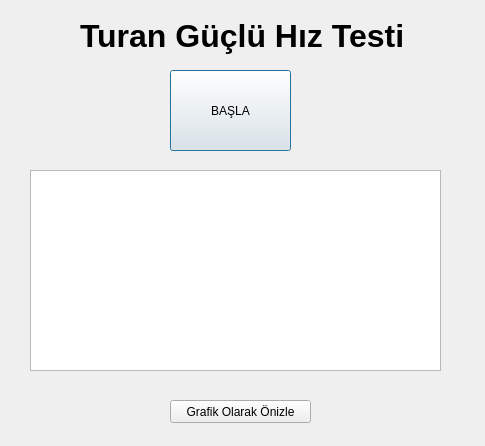
<?xml version="1.0" encoding="UTF-8"?>
<ui version="4.0">
 <class>Dialog</class>
 <widget class="QDialog" name="Dialog">
  <property name="geometry">
   <rect>
    <x>0</x>
    <y>0</y>
    <width>485</width>
    <height>446</height>
   </rect>
  </property>
  <property name="windowTitle">
   <string>Dialog</string>
  </property>
  <widget class="QLabel" name="label">
   <property name="geometry">
    <rect>
     <x>80</x>
     <y>10</y>
     <width>371</width>
     <height>51</height>
    </rect>
   </property>
   <property name="font">
    <font>
     <pointsize>24</pointsize>
     <weight>75</weight>
     <bold>true</bold>
    </font>
   </property>
   <property name="text">
    <string>Turan Güçlü Hız Testi</string>
   </property>
  </widget>
  <widget class="QPushButton" name="HzBasla">
   <property name="geometry">
    <rect>
     <x>170</x>
     <y>70</y>
     <width>121</width>
     <height>81</height>
    </rect>
   </property>
   <property name="text">
    <string>BAŞLA</string>
   </property>
  </widget>
  <widget class="QPushButton" name="grafik">
   <property name="geometry">
    <rect>
     <x>170</x>
     <y>400</y>
     <width>141</width>
     <height>23</height>
    </rect>
   </property>
   <property name="text">
    <string>Grafik Olarak Önizle</string>
   </property>
  </widget>
  <widget class="QTextEdit" name="yazi">
   <property name="geometry">
    <rect>
     <x>30</x>
     <y>170</y>
     <width>411</width>
     <height>201</height>
    </rect>
   </property>
  </widget>
 </widget>
 <resources/>
 <connections>
  <connection>
   <sender>HzBasla</sender>
   <signal>clicked()</signal>
   <receiver>HzBasla</receiver>
   <slot>click()</slot>
   <hints>
    <hint type="sourcelabel">
     <x>223</x>
     <y>125</y>
    </hint>
    <hint type="destinationlabel">
     <x>223</x>
     <y>125</y>
    </hint>
   </hints>
  </connection>
  <connection>
   <sender>grafik</sender>
   <signal>clicked()</signal>
   <receiver>grafik</receiver>
   <slot>click()</slot>
   <hints>
    <hint type="sourcelabel">
     <x>270</x>
     <y>402</y>
    </hint>
    <hint type="destinationlabel">
     <x>270</x>
     <y>402</y>
    </hint>
   </hints>
  </connection>
  <connection>
   <sender>HzBasla</sender>
   <signal>clicked()</signal>
   <receiver>Dialog</receiver>
   <slot>accept()</slot>
   <hints>
    <hint type="sourcelabel">
     <x>206</x>
     <y>115</y>
    </hint>
    <hint type="destinationlabel">
     <x>163</x>
     <y>144</y>
    </hint>
   </hints>
  </connection>
 </connections>
</ui>
